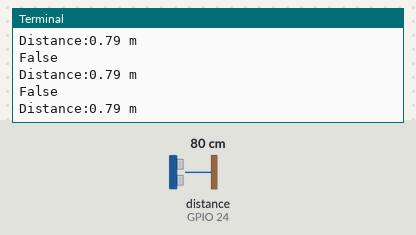
The program below on a simulated Raspberry Pi (BCM pin numbers). Parts: the last lines printed to the terminal. Inputs (shaded band) come from the test bench; at power-on: distance to the obstacle (sensor on GPIO 24) 80 cm. The echo pulse lasts 58.3 µs per cm; the clock reads 2024-03-15 10:24:30 at power-on unless the program sets it.

Above: at 1.2 s.
1.3 s: distance to the obstacle (sensor on GPIO 24) set to 2 cm
At 1.9 s:
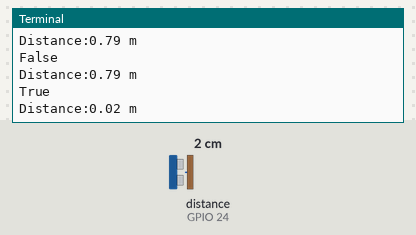
3.5 s: distance to the obstacle (sensor on GPIO 24) set to 4 cm
At 4.0 s:
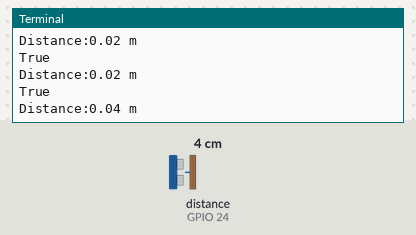
Timing chart, 0 to 6.5 s (numbered marks = the images above; inputs shaded):
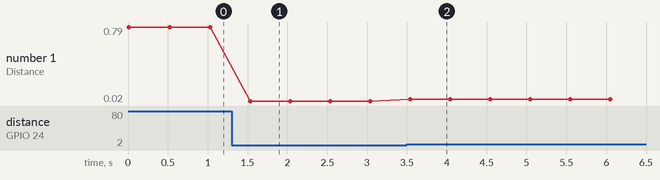

Measured:
- after the input at 1.3 s, the terminal: prints a new line after 0.23 s (image 1)
- after the input at 3.5 s, the terminal: prints a new line at once (image 2)
- plotted number 1: 0.79 → 0.02 after the input at 1.3 s, 0.02 → 0.04 after the input at 3.5 s

The program:

hy.py
```python
import RPi.GPIO as GPIO
import time

# trig 23
# echo 24
Trig_Pin = 23
Echo_Pin = 24


def init_hy():
    GPIO.setmode(GPIO.BCM)
    GPIO.setup(Trig_Pin, GPIO.OUT, initial=GPIO.LOW)
    GPIO.setup(Echo_Pin, GPIO.IN)


def checkdist():
    GPIO.output(Trig_Pin, GPIO.HIGH)
    time.sleep(0.00015)
    GPIO.output(Trig_Pin, GPIO.LOW)
    while not GPIO.input(Echo_Pin):
        pass
    t1 = time.time()
    while GPIO.input(Echo_Pin):
        pass
    t2 = time.time()
    return (t2 - t1) * 340 / 2


if __name__ == '__main__':
    init_hy()
    GPIO.setwarnings(False)
    try:
        while True:
            print((checkdist() < 0.5))
            print('Distance:%0.2f m' % checkdist())
            time.sleep(0.5)
    except KeyboardInterrupt:
        GPIO.cleanup()
```
